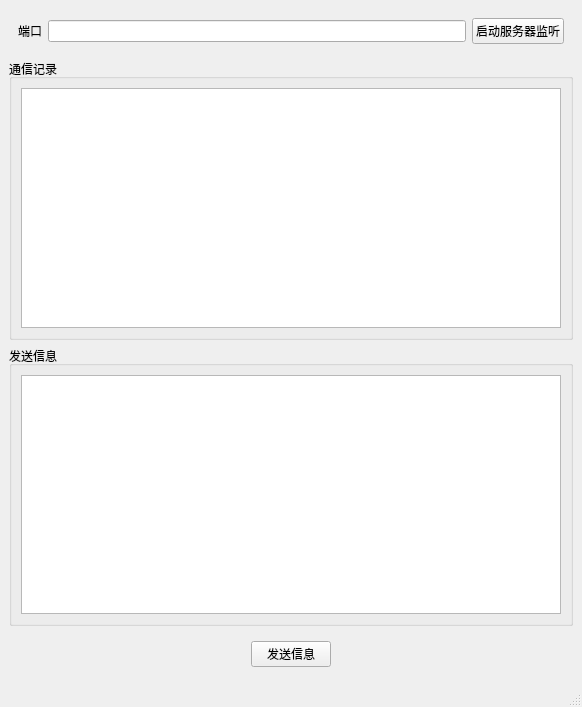
<?xml version="1.0" encoding="UTF-8"?>
<ui version="4.0">
 <class>MainWindow</class>
 <widget class="QMainWindow" name="MainWindow">
  <property name="geometry">
   <rect>
    <x>0</x>
    <y>0</y>
    <width>582</width>
    <height>707</height>
   </rect>
  </property>
  <property name="windowTitle">
   <string>MainWindow</string>
  </property>
  <widget class="QWidget" name="centralwidget">
   <layout class="QGridLayout" name="gridLayout">
    <item row="0" column="0">
     <widget class="QWidget" name="widget" native="true">
      <layout class="QHBoxLayout" name="horizontalLayout">
       <item>
        <widget class="QLabel" name="label">
         <property name="text">
          <string>端口</string>
         </property>
        </widget>
       </item>
       <item>
        <widget class="QLineEdit" name="portline"/>
       </item>
       <item>
        <widget class="QPushButton" name="setlistenButton">
         <property name="text">
          <string>启动服务器监听</string>
         </property>
        </widget>
       </item>
      </layout>
     </widget>
    </item>
    <item row="1" column="0">
     <widget class="QGroupBox" name="groupBox">
      <property name="title">
       <string>通信记录</string>
      </property>
      <layout class="QHBoxLayout" name="horizontalLayout_2">
       <item>
        <widget class="QTextEdit" name="readtext"/>
       </item>
      </layout>
     </widget>
    </item>
    <item row="2" column="0">
     <widget class="QGroupBox" name="groupBox_2">
      <property name="title">
       <string>发送信息</string>
      </property>
      <layout class="QHBoxLayout" name="horizontalLayout_3">
       <item>
        <widget class="QTextEdit" name="sendtext"/>
       </item>
      </layout>
     </widget>
    </item>
    <item row="3" column="0">
     <widget class="QWidget" name="widget_2" native="true">
      <layout class="QHBoxLayout" name="horizontalLayout_4">
       <item>
        <spacer name="horizontalSpacer">
         <property name="orientation">
          <enum>Qt::Horizontal</enum>
         </property>
         <property name="sizeHint" stdset="0">
          <size>
           <width>213</width>
           <height>20</height>
          </size>
         </property>
        </spacer>
       </item>
       <item>
        <widget class="QPushButton" name="sendButton">
         <property name="text">
          <string>发送信息</string>
         </property>
        </widget>
       </item>
       <item>
        <spacer name="horizontalSpacer_2">
         <property name="orientation">
          <enum>Qt::Horizontal</enum>
         </property>
         <property name="sizeHint" stdset="0">
          <size>
           <width>212</width>
           <height>20</height>
          </size>
         </property>
        </spacer>
       </item>
      </layout>
     </widget>
    </item>
   </layout>
  </widget>
  <widget class="QMenuBar" name="menubar">
   <property name="geometry">
    <rect>
     <x>0</x>
     <y>0</y>
     <width>582</width>
     <height>21</height>
    </rect>
   </property>
  </widget>
  <widget class="QStatusBar" name="statusbar"/>
 </widget>
 <resources/>
 <connections/>
</ui>
